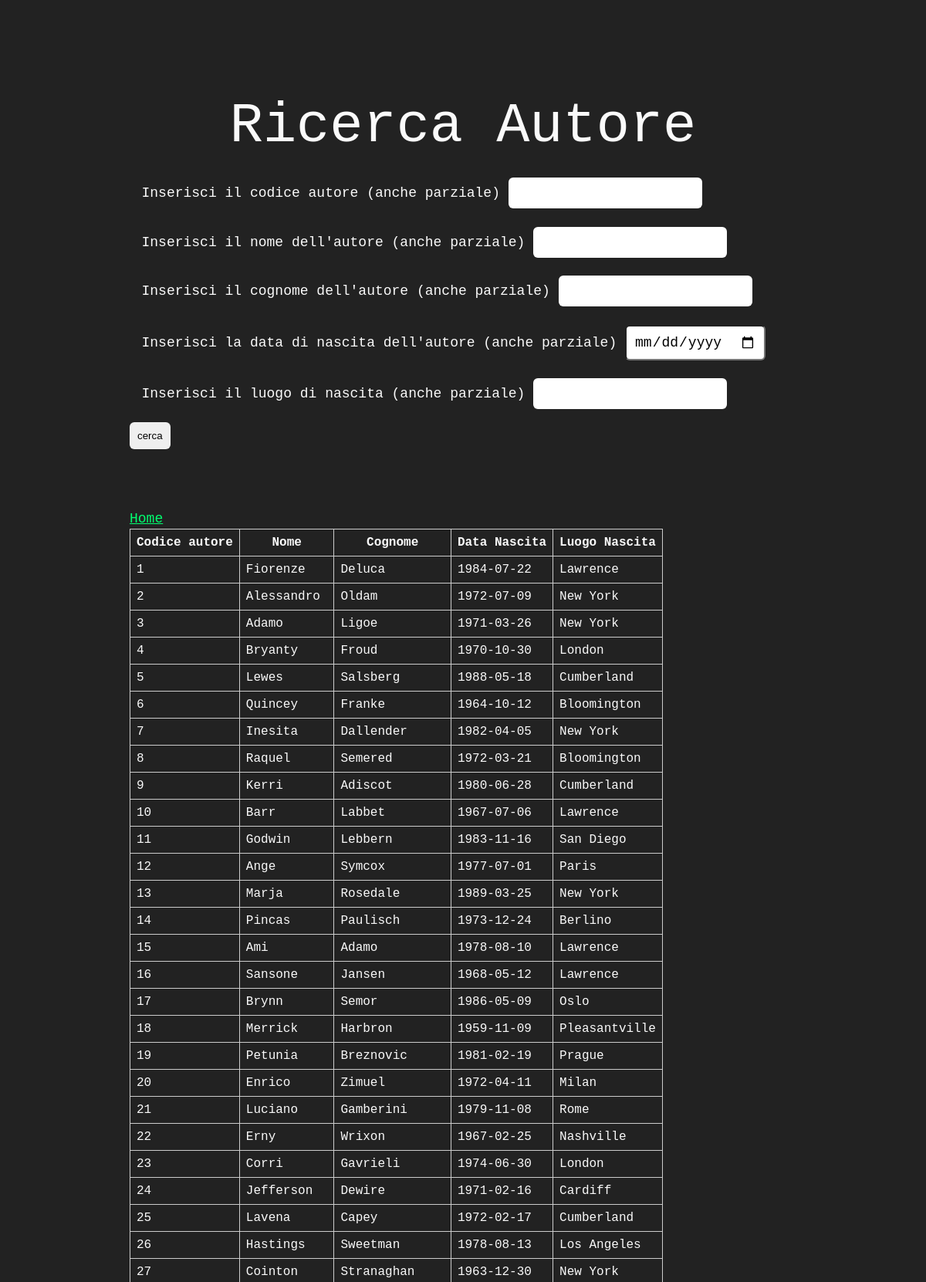
The app's page /php/RAutore.php (upper part) with its own data.
### tables this page shows
CREATE TABLE AUTORE(
COD_AUTORE INTEGER NOT NULL AUTO_INCREMENT,
NOME VARCHAR(50) NOT NULL,
COGNOME VARCHAR(50) NOT NULL,
DATA_NASCITA DATE NOT NULL,
LUOGO_NASCITA VARCHAR(50) NOT NULL,
PRIMARY KEY (COD_AUTORE),
UNIQUE (COD_AUTORE)
);

### php/RAutore.php (the view, shortened to what this page needs)
<html>
    <head>
        <link rel="stylesheet" href="../css/retro.css">
        <link rel="stylesheet" href="../css/mycss.css">
    </head>
    <body>
        <h1>Ricerca Autore</h1>
        <form action="RAutore.php" method="post">
            <fieldset>
                <label>Inserisci il codice autore (anche parziale)</label>
                <input type="number" name="COD_AUTORE">
            </fieldset>
            <fieldset>
                <label>Inserisci il nome dell'autore (anche parziale)</label>
                <input type="text" name="NOME">
            </fieldset>
            <fieldset>
                <label>Inserisci il cognome dell'autore (anche parziale)</label>
                <input type="text" name="COGNOME">
            </fieldset>
            <fieldset>
                <label>Inserisci la data di nascita dell'autore (anche parziale)</label>
                <input type="date" name="DATA_NASCITA">
            </fieldset>
            <fieldset>
                <label>Inserisci il luogo di nascita (anche parziale)</label>
                <input type="text" name="LUOGO">
            </fieldset>
            <input type="submit" value="cerca">
        </form>
        <br><br>
        <a href="../index.html">Home</a>
        <?php
            include_once("connessione.php");
            if($_POST!=null){
                $COD_AUTORE=$_POST['COD_AUTORE'];
                $NOME=$_POST['NOME'];
                $COGNOME=$_POST['COGNOME'];
                $DATA_NASCITA=$_POST['DATA_NASCITA'];
                $LUOGO=$_POST['LUOGO'];
                $sql="SELECT *
                FROM AUTORE
                WHERE COD_AUTORE LIKE '%$COD_AUTORE%'
                AND NOME LIKE '%$NOME%'
                AND COGNOME LIKE '%$COGNOME%'
                AND DATA_NASCITA LIKE '%$DATA_NASCITA%'
                AND LUOGO_NASCITA LIKE '%$LUOGO%'";
            }
            else
                $sql="SELECT *
                FROM AUTORE";
            try{
                $query = mysqli_query($link, $sql);
            }catch(mysqli_sql_exception $e){
                echo "Error: " . $e->getMessage();
            }
            $autore=array();
            $i=0;
            while($row= mysqli_fetch_array($query)){
                $autore[$i]= $row;
                $i++;
            }
            echo "<table>
            <tr>
            <th>Codice autore</th>
            <th>Nome</th>
            <th>Cognome</th>
            <th>Data Nascita</th>
            <th>Luogo Nascita</th>
            </tr>";
            foreach($autore as $aut):
                echo"<tr>";
                echo "<td>$aut[0]</td>";
                echo "<td>$aut[1]</td>";
                echo "<td>$aut[2]</td>";
                echo "<td>$aut[3]</td>";
                echo "<td>$aut[4]</td>";
                echo "</tr>";
            endforeach;
            echo "</table>";
        ?>
    </body>
</html>

### css/retro.css (style rules this page uses)
a, a:visited { color: #01ff70; }
html { font-size: 12px; }
@media screen and (min-width: 48rem) { html { font-size: 16px; } }
body { line-height: 1.85; }
h1, .retro-h1, h2, .retro-h2, h3, .retro-h3, h4, .retro-h4 { margin: 1.414rem 0 .5rem; font-weight: inherit; line-height: 1.42; }
h1, .retro-h1 { margin-top: 0; font-size: 3.998rem; }
html, body { background-color: #222; min-height: 100%; }
html { font-size: 18px; }
body { color: #fafafa; font-family: "Courier New"; line-height: 1.45; margin: 6rem auto 1rem; max-width: 48rem; padding: .25rem; }

### css/mycss.css (style rules this page uses)
input[type=submit] { margin-right: 6px; margin-bottom: 6px; padding: 10px; border-radius: 6px; border: none; }
input[type=text] { background: white; font-family: inherit; font-size: inherit; margin-right: 6px; margin-bottom: 6px; padding: 10px; border: none; border-radius: 6px; outline-color: #01ff70; }
h1 { text-align: center; }
fieldset { border: none; }
input[type=date] { font-family: inherit; font-size: inherit; margin-right: 6px; margin-bottom: 6px; padding: 10px; outline-color: #01ff70; border-radius: 6px; }
input[type=number] { font-family: inherit; font-size: inherit; margin-right: 6px; margin-bottom: 6px; padding: 10px; outline-color: #01ff70; border-radius: 6px; border: none; }
table { table-layout: auto; width: auto; max-width: 100%; border-collapse: collapse; }
td, th { padding: 8px; border: 1px solid #ccc; white-space: nowrap; overflow: hidden; text-overflow: ellipsis; }

### records on screen
autore: COD_AUTORE "1", NOME "Fiorenze", COGNOME "Deluca", DATA_NASCITA "1984-07-22", LUOGO_NASCITA "Lawrence"
autore: COD_AUTORE "2", NOME "Alessandro", COGNOME "Oldam", DATA_NASCITA "1972-07-09", LUOGO_NASCITA "New York"
autore: COD_AUTORE "3", NOME "Adamo", COGNOME "Ligoe", DATA_NASCITA "1971-03-26", LUOGO_NASCITA "New York"
autore: COD_AUTORE "4", NOME "Bryanty", COGNOME "Froud", DATA_NASCITA "1970-10-30", LUOGO_NASCITA "London"
autore: COD_AUTORE "5", NOME "Lewes", COGNOME "Salsberg", DATA_NASCITA "1988-05-18", LUOGO_NASCITA "Cumberland"
autore: COD_AUTORE "6", NOME "Quincey", COGNOME "Franke", DATA_NASCITA "1964-10-12", LUOGO_NASCITA "Bloomington"
autore: COD_AUTORE "7", NOME "Inesita", COGNOME "Dallender", DATA_NASCITA "1982-04-05", LUOGO_NASCITA "New York"
autore: COD_AUTORE "8", NOME "Raquel", COGNOME "Semered", DATA_NASCITA "1972-03-21", LUOGO_NASCITA "Bloomington"
autore: COD_AUTORE "9", NOME "Kerri", COGNOME "Adiscot", DATA_NASCITA "1980-06-28", LUOGO_NASCITA "Cumberland"
autore: COD_AUTORE "10", NOME "Barr", COGNOME "Labbet", DATA_NASCITA "1967-07-06", LUOGO_NASCITA "Lawrence"
autore: COD_AUTORE "11", NOME "Godwin", COGNOME "Lebbern", DATA_NASCITA "1983-11-16", LUOGO_NASCITA "San Diego"
autore: COD_AUTORE "12", NOME "Ange", COGNOME "Symcox", DATA_NASCITA "1977-07-01", LUOGO_NASCITA "Paris"
autore: COD_AUTORE "13", NOME "Marja", COGNOME "Rosedale", DATA_NASCITA "1989-03-25", LUOGO_NASCITA "New York"
autore: COD_AUTORE "14", NOME "Pincas", COGNOME "Paulisch", DATA_NASCITA "1973-12-24", LUOGO_NASCITA "Berlino"
autore: COD_AUTORE "15", NOME "Ami", COGNOME "Adamo", DATA_NASCITA "1978-08-10", LUOGO_NASCITA "Lawrence"
autore: COD_AUTORE "16", NOME "Sansone", COGNOME "Jansen", DATA_NASCITA "1968-05-12", LUOGO_NASCITA "Lawrence"
autore: COD_AUTORE "17", NOME "Brynn", COGNOME "Semor", DATA_NASCITA "1986-05-09", LUOGO_NASCITA "Oslo"
autore: COD_AUTORE "18", NOME "Merrick", COGNOME "Harbron", DATA_NASCITA "1959-11-09", LUOGO_NASCITA "Pleasantville"
autore: COD_AUTORE "19", NOME "Petunia", COGNOME "Breznovic", DATA_NASCITA "1981-02-19", LUOGO_NASCITA "Prague"
autore: COD_AUTORE "20", NOME "Enrico", COGNOME "Zimuel", DATA_NASCITA "1972-04-11", LUOGO_NASCITA "Milan"
autore: COD_AUTORE "21", NOME "Luciano", COGNOME "Gamberini", DATA_NASCITA "1979-11-08", LUOGO_NASCITA "Rome"
autore: COD_AUTORE "22", NOME "Erny", COGNOME "Wrixon", DATA_NASCITA "1967-02-25", LUOGO_NASCITA "Nashville"
autore: COD_AUTORE "23", NOME "Corri", COGNOME "Gavrieli", DATA_NASCITA "1974-06-30", LUOGO_NASCITA "London"
autore: COD_AUTORE "24", NOME "Jefferson", COGNOME "Dewire", DATA_NASCITA "1971-02-16", LUOGO_NASCITA "Cardiff"
autore: COD_AUTORE "25", NOME "Lavena", COGNOME "Capey", DATA_NASCITA "1972-02-17", LUOGO_NASCITA "Cumberland"
autore: COD_AUTORE "26", NOME "Hastings", COGNOME "Sweetman", DATA_NASCITA "1978-08-13", LUOGO_NASCITA "Los Angeles"
autore: COD_AUTORE "27", NOME "Cointon", COGNOME "Stranaghan", DATA_NASCITA "1963-12-30", LUOGO_NASCITA "New York"
